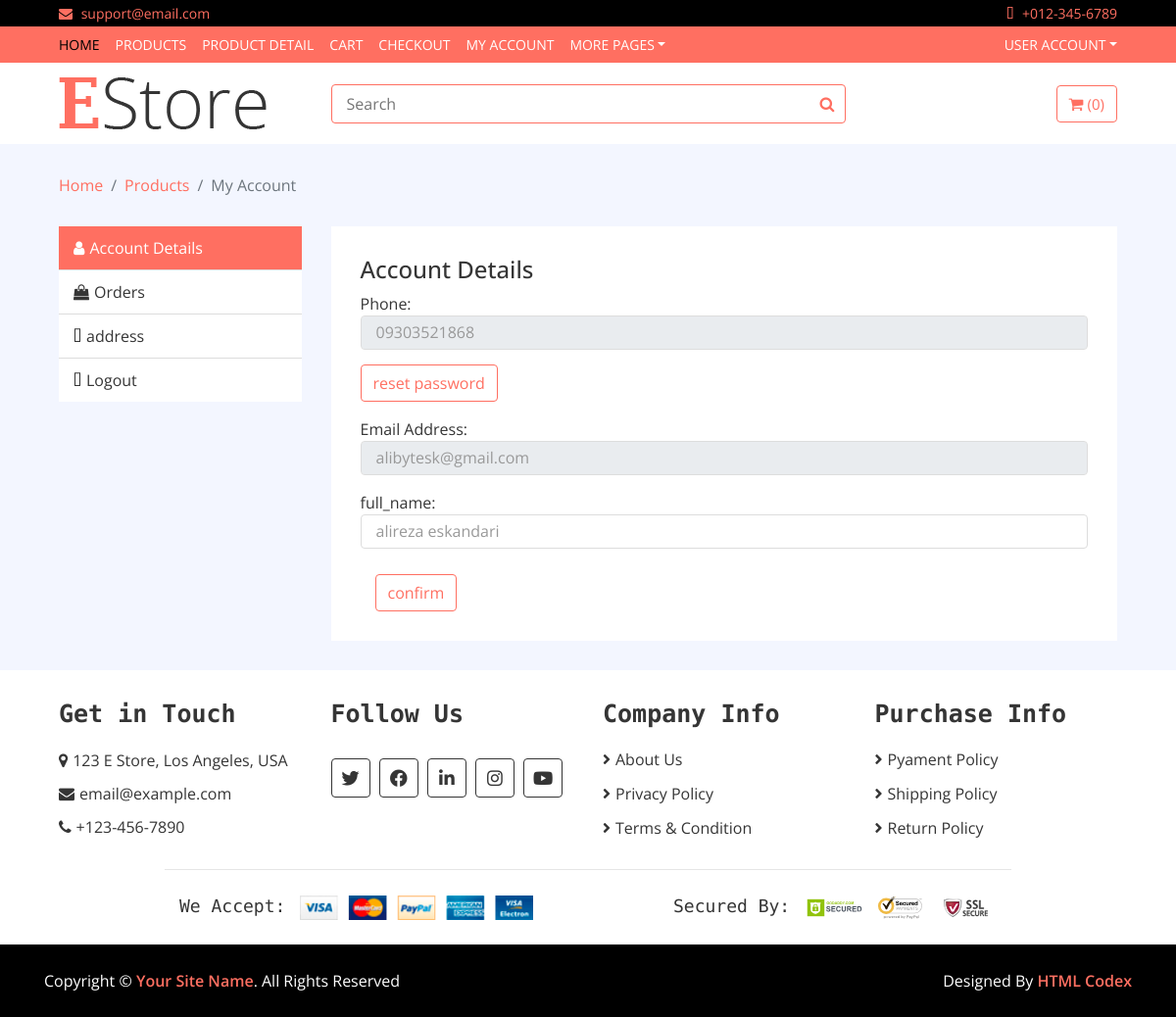
The app's page /account/profile/ (signed in) with its own data.
### account/models.py (models this page shows, shortened)
class User(AbstractBaseUser):
    date_joined = models.DateTimeField(auto_now_add=True)
    last_login = models.DateTimeField(auto_now_add=True)
    is_active = models.BooleanField(default=True)
    is_admin = models.BooleanField(default=False)
    is_superuser = models.BooleanField(default=False)
    objects = UserManager()
    phone = models.CharField(
        unique=True,
        blank=False,
        null=False,
        max_length=11,
        verbose_name='Phone Number'
    )
    email = models.EmailField(unique=True, max_length=255, null=True, blank=True)
    is_email_verify = models.BooleanField(default=False)
    full_name = models.CharField(max_length=255, null=True)
    image = models.ImageField(upload_to='users_images', null=True, blank=True)
    USERNAME_FIELD = 'phone'
    REQUIRED_FIELDS = []

### account/views.py (the view, shortened to what this page needs)
# urls.py: path('profile/', views.UserUpdateView.as_view(), name='user_update'),
class UserUpdateView(mixins.LoginRequiredMixin, View):
    def get(self, request):
        form, address_form = UserUpdateForm(instance=request.user), AddAddressForm()
        addresses = Address.objects.filter(user_id=request.user.id)
        return render(request, 'account/profile.html', context={'form':form, 'addresses':addresses, 'address_form':address_form})

### account/form.py
class UserUpdateForm(forms.ModelForm):
    phone = forms.CharField(widget=forms.TextInput(attrs={'class':'form-control'}), label='Phone')
    email = forms.CharField(
        validators=(validators.EmailValidator,),
        widget=forms.EmailInput(attrs={'class':'form-control'}),
        label='Email Address'
    )
    image = forms.ImageField(widget=forms.ClearableFileInput(attrs={'class':'form-control'}), label='image', required=False)
    full_name = forms.CharField(max_length=255, widget=forms.TextInput(attrs={'class':'form-control'}), label='full_name', required=False)
    class Meta:
        model = User
        fields = ('phone', 'email', 'full_name', 'image')
    def __init__(self, *args, **kwargs):
        super(UserUpdateForm, self).__init__(*args, **kwargs)
        self.fields['phone'].disabled = True
        self.fields['email'].disabled = True

class AddAddressForm(forms.Form):
    address = forms.CharField(widget=forms.TextInput(attrs={
        'class':'form-control',
        'placeholder':'your Address'
    }))
    zip_code = forms.CharField(
        validators=(validators.MaxLengthValidator(10),),
        widget=forms.NumberInput(attrs={'class':'form-control', 'placeholder':'zip code'})
    )

### product/context_processors.py (called while the page is built)
def contextprocessorsfunction(request):
    return {
        'trend_women_objects': Product.objects.filter(is_trend=True),
        'category_list': Category.objects.all(),
        'brand_list': Brand.objects.all()
    }

### account/templates/account/profile.html (shortened to what this page needs)
{% extends 'base/base.html' %}
{% load static %}
{% block content %}
        <div class="breadcrumb-wrap">
            <div class="container-fluid">
                <ul class="breadcrumb">
                    <li class="breadcrumb-item"><a href="#">Home</a></li>
                    <li class="breadcrumb-item"><a href="#">Products</a></li>
                    <li class="breadcrumb-item active">My Account</li>
                </ul>
            </div>
        </div>
        <div class="my-account">
            <div class="container-fluid">
                <div class="row">
                    <div class="col-md-3">
                        <div class="nav flex-column nav-pills" role="tablist" aria-orientation="vertical">
                            <a class="nav-link active" id="account-nav" data-toggle="pill" href="#account-tab" role="tab"><i class="fa fa-user"></i>Account Details</a>
                            <a class="nav-link" id="orders-nav" data-toggle="pill" href="#orders-tab" role="tab"><i class="fa fa-shopping-bag"></i>Orders</a>
                            <a class="nav-link" id="address-nav" data-toggle="pill" href="#address-tab" role="tab"><i class="fa fa-map-marker-alt"></i>address</a>
                            <a class="nav-link" href="{% url 'account:logout' %}"><i class="fa fa-sign-out-alt"></i>Logout</a>
                        </div>
                    </div>
                    <div class="col-md-9">
                        <div class="tab-content">
                            <div class="tab-pane fade show active" id="account-tab" role="tabpanel" aria-labelledby="account-nav">
                                <h4>Account Details</h4>
                            <form method="post">
                                    {% for field in form %}
                                        <div class="form-group mb-3">
                                            {% if not field.label == 'image' %}
                                                {{ field.label }}:
                                                {{ field }}
                                                {% if field.label == 'Phone' %}
                                                    <a href="{% url 'account:change_password' %}"> <span class="btn btn-warning">reset password</span> </a>
                                                {% endif %}
                                            {% endif %}
                                        </div>
                                    {% endfor %}
                                <div class="col-md-12">
                                    <button type="submit" class="btn" style="margin-top: 10px"> confirm </button>
                                </div>
                            </form>
                            </div>
                        </div>
                    </div>
                </div>
            </div>
        </div>
{% endblock %}

### assets/css/style.css (style rules this page uses)
body { color: #353535; font-family: 'Open Sans', sans-serif; font-weight: 400; background: #f3f6ff; }
a { color: #FF6F61; }
@media (min-width: 992px) { .container-fluid { padding-right: 60px; padding-left: 60px; } }
.form-control, .custom-select { width: 100%; height: 35px; padding: 0 15px; color: #999999; border: 1px solid #dddddd; margin-bottom: 15px }
.btn { color: #FF6F61; background: #ffffff; border: 1px solid #FF6F61; }
.nav { position: relative; }
@media (min-width: 768px) { .nav, .nav .navbar { background: #FF6F61 !important; } }
.breadcrumb-wrap { position: relative; width: 100%; }
.breadcrumb-wrap .breadcrumb { margin: 0; padding: 0; background: transparent; }
.my-account { position: relative; padding: 30px 0; }
.my-account .nav.nav-pills .nav-link { padding: 10px 15px; color: #353535; background: #ffffff; border-radius: 0; border-bottom: 1px solid #dddddd; transition: all .3s; }
.my-account .nav.nav-pills .nav-link:last-child { border-bottom: none; }
.my-account .nav.nav-pills .nav-link:hover, .my-account .nav.nav-pills .nav-link.active { color: #ffffff; background: #FF6F61; }
.my-account .nav.nav-pills .nav-link i { margin-right: 5px; }
.my-account .tab-content { padding: 30px; background: #ffffff; }

### records on screen
User: form "09303521868" "alibytesk@gmail.com" "alireza eskandari"

### other values on screen
{{ field.label }} "Phone" "Email Address" "full_name"
